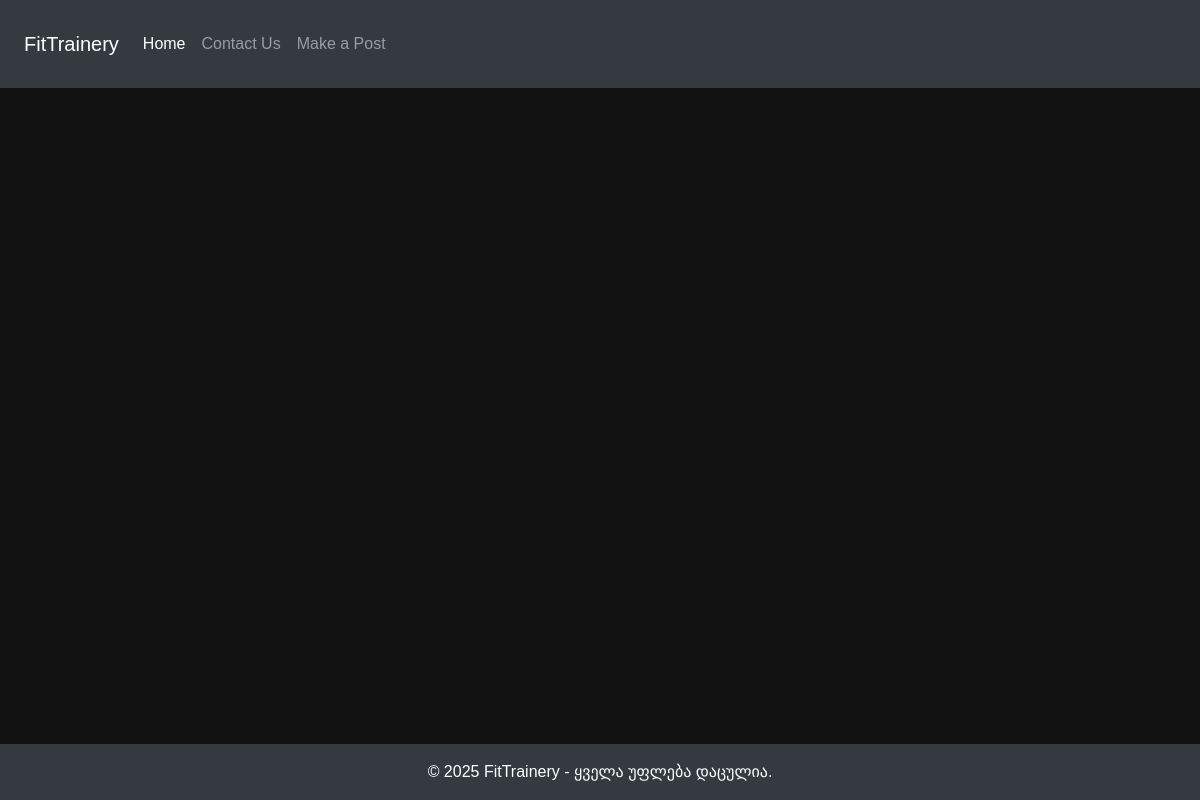
Page /supplement on the earlier database version.
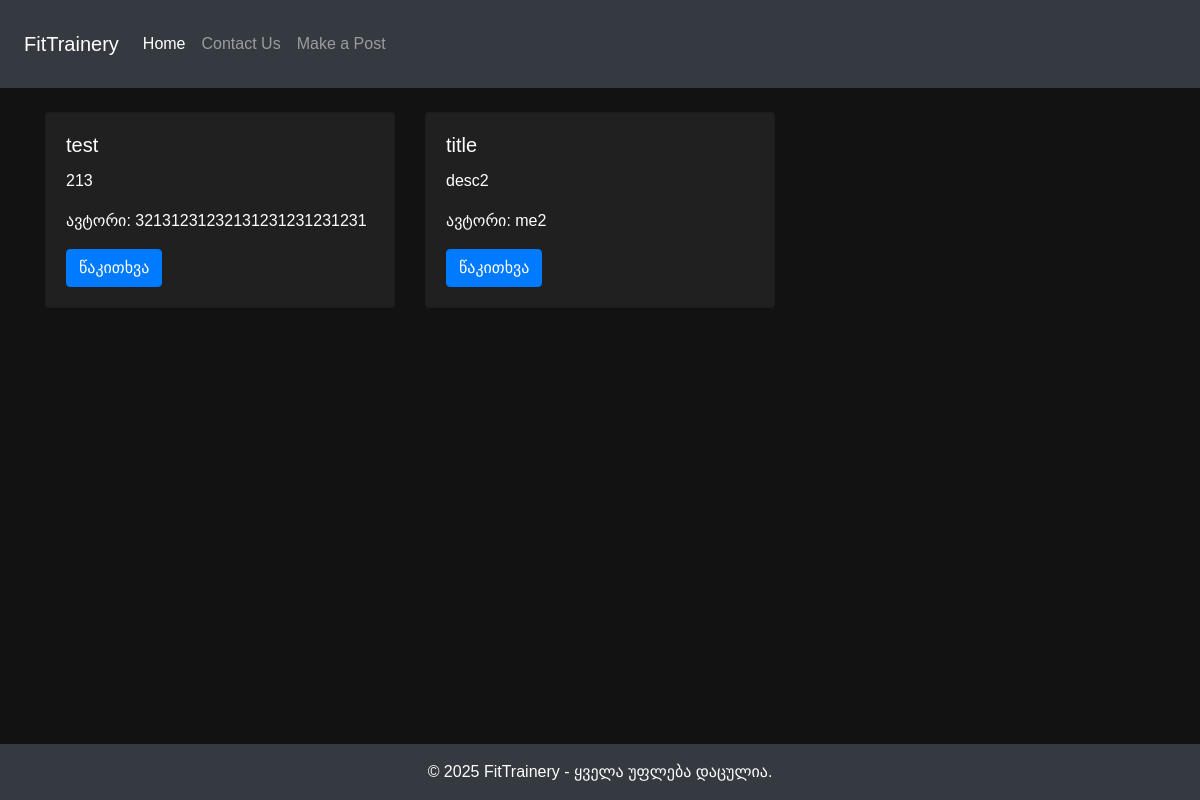
Same page on the later database version.
### tables this page shows
CREATE TABLE posts (
                id INTEGER PRIMARY KEY AUTOINCREMENT,
                title TEXT NOT NULL,
                author TEXT NOT NULL,
                description TEXT NOT NULL,
                information TEXT NOT NULL
            , category TEXT NOT NULL);

### app_main.py (the view)
@app.route("/supplement", methods=["GET"])
def supplement():
    supplement_posts = []
    with sqlite3.connect('fitnessproject.db') as conn:
        c = conn.cursor()
        c.execute('''
            SELECT * FROM posts WHERE category = ? ORDER BY id DESC
        ''', ("SUPPLEMENTS",))
        s_posts = c.fetchall()
        for row in s_posts:
            supplement_posts.append({'id': row[0], 'title': row[1], 'author': row[2], 'description': row[3], 'information': row[4]})
    return render_template("supplement.html", supplement_posts=supplement_posts)

### templates/supplement.html (shortened to what this page needs)
<!doctype html>
<html lang="en">
<head>
    <link rel="stylesheet" href="https://cdn.jsdelivr.net/npm/bootstrap@4.4.1/dist/css/bootstrap.min.css">
</head>
<body style="background-color: #121212;">
{% include "navbar.html" %}
<div class="container mt-4">
    <div class="row">
        {% for row in supplement_posts %}
        <div class="col-md-4 d-flex align-items-stretch mb-4">
            <div class="card w-100" style="background-color: #202020; height: 100%;">
                <div class="card-body">
                    <h5 class="card-title text-white">{{ row['title'] }}</h5>
                    <p class="card-text text-white">{{ row['description'] }}</p>
                    <p class="card-text text-white">ავტორი: {{ row['author'] }}</p>
                    <a href="/posts/{{row['id']}}" class="btn btn-primary">წაკითხვა</a>
                </div>
            </div>
        </div>
        {% endfor %}
    </div>
</div>
{% include "footer.html" %}
</body>
</html>

### templates/navbar.html (shortened to what this page needs)
<nav class="navbar navbar-expand-lg navbar-dark bg-dark" style="padding: 1.5rem;">
  <a class="navbar-brand" href="/">FitTrainery</a>
  <div class="collapse navbar-collapse" id="navbarSupportedContent">
    <ul class="navbar-nav mr-auto">
      <li class="nav-item active">
        <a class="nav-link" href="/">Home <span class="sr-only">(current)</span></a>
      </li>
      <li class="nav-item">
        <a class="nav-link" href="/contact_us">Contact Us</a>
      </li>
      <li class="nav-item">
        <a class="nav-link " href="/make_a_post">
          Make a Post
        </a>
      </li>
    </ul>
  </div>
</nav>

### templates/footer.html (shortened to what this page needs)
<!doctype html>
<html lang="en">
<head>
    <link rel="stylesheet" href="https://cdn.jsdelivr.net/npm/bootstrap@4.4.1/dist/css/bootstrap.min.css"
>
</head>
<body>
<div style="margin-top: 3%">
    <footer class="bg-dark text-white text-center py-3" style="position: fixed; bottom: 0; width: 100%;">
        <p class="mb-0">&copy; 2025 FitTrainery - ყველა უფლება დაცულია.</p>
    </footer>
</div>
</body>
</html>

### templates/footer.html (style rules this page uses)
body { font-family: "ALK Sanet", sans-serif; }

Differences in the rows shown:
added posts: title "test", description "213", author "32131231232131231231231231"
added posts: title "title", description "desc2", author "me2"
